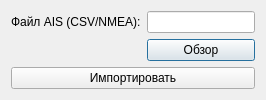
<?xml version="1.0" encoding="UTF-8"?>
<ui version="4.0">
 <class>AISImportForm</class>
 <widget class="QDialog" name="AISImportForm">
  <property name="windowTitle">
   <string>Импорт AIS</string>
  </property>
  <layout class="QVBoxLayout" name="mainLayout">
   <item>
    <layout class="QFormLayout" name="formLayout">
     <item row="0" column="0">
      <widget class="QLabel" name="labelFile">
       <property name="text"><string>Файл AIS (CSV/NMEA):</string></property>
      </widget>
     </item>
     <item row="0" column="1">
      <widget class="QLineEdit" name="filePath"/>
     </item>
     <item row="1" column="1">
      <widget class="QPushButton" name="buttonBrowse">
       <property name="text"><string>Обзор</string></property>
      </widget>
     </item>
    </layout>
   </item>
   <item>
    <widget class="QPushButton" name="buttonImport">
     <property name="text"><string>Импортировать</string></property>
    </widget>
   </item>
  </layout>
 </widget>
 <resources/>
 <connections/>
</ui>
